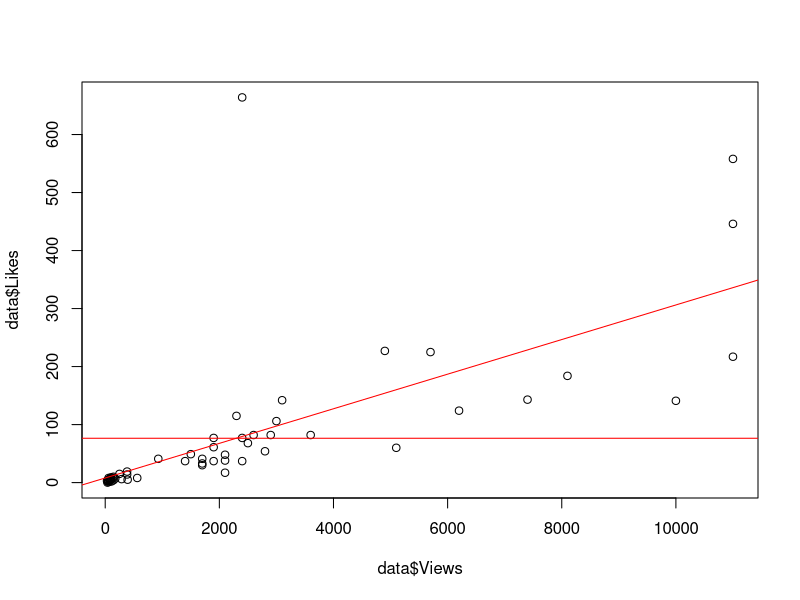

Recreate this plot in R. (Note: this script raises an error after producing the figure.)
## Project:  STA 215, Fall 2023, Final Project
# Located:   Kline TCNJ Google Drive
# File Name: template
# Date:      2023_11_16
# Who:       Zachary D. Kline



## Load packages
# NOTE: Run base.R if these commands return an error!
library(readr)
library(dplyr)
library(tidytext)
library(tidyverse)
library(ggplot2)
library(haven)
library(forcats)
library(psych)

# Load data 
data <- read_delim("raw_data.csv")



##################################################################################
############### STEP 1: Table 1    ####################   
##################################################################################
#QUANT_VAR1
#Calculate views per video
table(data$Views)
mean(data$Views)
sd(data$Views)
summary(data$Views)

#QUANT_VAR2
#Calculate likes per video
table(data$Likes)
mean(data$Likes)
sd(data$Likes)
summary(data$Likes)

#QUAL_VAR1
#Primary age demographic per video
table(data$Age)

#QUAL_VAR2
#Gender breakdown per video
table(data$Gender)

#QUAL_VAR3
#Average numbers of views per like
table(data$Views_per_Like)
mean(data$Views_per_Like)
sd(data$Views_per_Like)
summary(data$Views_per_Like)

#QUANT_VAR4
#Average subscriber gain per video
table(data$Subscribers)
mean(data$Subscribers)
sd(data$Subscribers)
summary(data$Subscribers)

##################################################################################
############### STEP 1: Table 2    ####################   
##################################################################################

#Breaks down the amount of videos that fit in each subsection
#I.E. Type of video, Main age demographic, Gender breakdown
table(data$Type)
table(data$Age)
table(data$Gender)

##videos + age range##
table(data$Type, data$Age)


##video type + gender dispersion##
table(data$Type, data$Gender)
##################################################################################
####################   STEP 3: Chi squared test             ####################   
##################################################################################

#Can not reject the Null Hypothesis
#Not enough to confirm it either
#Type of video does NOT have an impact on attracting certain audience
chisq.test(table(data$Type, data$Age))

#Can not reject the Null
#Can not confirm it either
#Type of video does NOT have an impact on attracting certain gender demographic
chisq.test(table(data$Type, data$Gender))
##################################################################################
####################  STEP 4: ANOVA                ####################   
##################################################################################
anova_adapted <- aov(Views ~ Type, data)

summary(anova_adapted)

##type of video and total views do NOT correlate##
##2.049e7 / 2.049e7 + 2.550e9##
##################################################################################
####################  STEP 5: Correlation                ####################   
##################################################################################

#Strong relationship between views and likes
cor(data$Views, data$Likes)

##################################################################################
####################  STEP 6: Linear Regression                ####################   
##################################################################################

#Slope is .02 likes for each new view
#Small P Value indicates a strong predictor 
#48.12% of like variability can be explained by views
#Good F statistic low standard error = high confidence
linear_relationship <- lm(data$Likes ~ data$Views)
summary(linear_relationship)


##################################################################################
####################  STEP 7: Figure 1                                ####################   
##################################################################################
#slopes#
plot(data$Views, data$Likes)

abline(linear_relationship, col = "red")
#establish y mean#
abline(h=mean(data$Likes),col = "red")
abline(h=y_mean)

#establish x mean#
abline(v=mean(data$Views),col = "red")
abline(v=x_mean)

##################################################################################
####################  STEP 8: Examine residuals                     ####################   
##################################################################################
plot(data$Type, residuals(linear_relationship))
